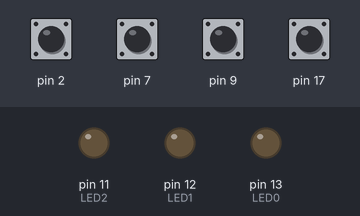
The sketch below on a simulated Arduino Uno, built with avr-gcc and run on an emulated ATmega328P. Shown: output pins drawn as LEDs (lit = HIGH). Inputs (shaded band) come from the test bench; at power-on: pin 2, pin 7, pin 9, pin 17 HIGH.

Above: at 1.2 s.
1.3 s: pin 2 pulled LOW for 0.15 s
At 2.4 s:
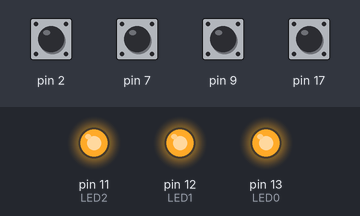
2.9 s: pin 7 pulled LOW for 0.15 s
At 3.7 s:
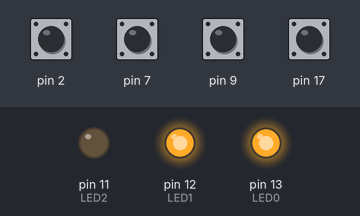
4.5 s: pin 9 pulled LOW for 0.15 s
At 4.9 s:
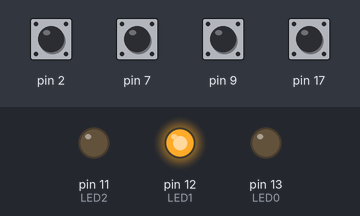
6.1 s: pin 7 pulled LOW for 1 s
At 7.3 s:
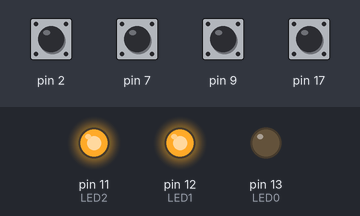
8.6 s: pin 17 pulled LOW for 0.15 s
At 9.3 s:
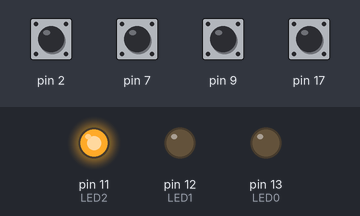
10.2 s: pin 9 pulled LOW for 1 s
At 10.5 s:
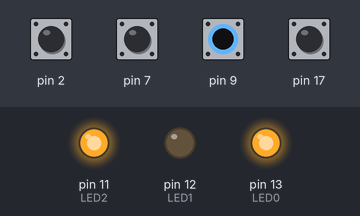
Timing chart, 0 to 13.2 s (numbered marks = the images above; inputs shaded):
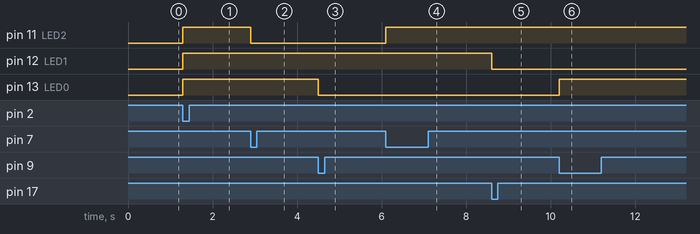

Measured:
- after the input at 1.3 s, pin 11 (LED2), pin 12 (LED1), pin 13 (LED0): LOW → HIGH at once
- after the input at 2.9 s, pin 11 (LED2): HIGH → LOW at once
- after the input at 4.5 s, pin 13 (LED0): HIGH → LOW at once
- after the input at 6.1 s, pin 11 (LED2): LOW → HIGH at once
- after the input at 8.6 s, pin 12 (LED1): HIGH → LOW at once
- after the input at 10.2 s, pin 13 (LED0): LOW → HIGH at once

The sketch:

sm_05_interrup_es.ino
```cpp
//https://www.tinkercad.com/things/88XBshpF5dV-sm-05-interrupcoes

volatile long long last_click = 0;

void setup()
{
    DDRB |= (1 << DDB3) | (1 << DDB4) | (1 << DDB5);

    DDRD &= ~(1 << DDD2);
    PORTD |= (1 << PD2);

    DDRB &= ~(1 << DDB1);
    PORTB |= (1 << PB1);
    DDRC &= ~(1 << DDC3);
    PORTC |= (1 << PC3);
    DDRD &= ~(1 << DDD7);
    PORTD |= (1 << PD7);

    EIMSK |= (1 << INT0);
    EICRA |= (1 << ISC01);

    PCICR |= (1 << PCIE0) | (1 << PCIE1) | (1 << PCIE2);

    PCMSK0 |= (1 << PCINT1);
    PCMSK1 |= (1 << PCINT11);
    PCMSK2 |= (1 << PCINT23);
}

void loop()
{
    delay(20);
}

ISR(INT0_vect)
{
    if (millis() - last_click > 100)
    {
        if (PORTB > 0b000111)
            PORTB &= 0b000111;
        else
            PORTB |= 0b111000;
    }
    last_click = millis();
}

ISR(PCINT0_vect)
{
    if (millis() - last_click > 100)
    {
        if (0 == (PINB & (1 << PB1)))
            PORTB ^= (1 << DDB5);
    }
    last_click = millis();
}

ISR(PCINT1_vect)
{
    if (millis() - last_click > 100)
    {
        if (0 == (PINC & (1 << PC3)))
            PORTB ^= (1 << DDB4);
    }
    last_click = millis();
}

ISR(PCINT2_vect)
{
    if (millis() - last_click > 100)
    {
        if (0 == (PIND & (1 << PD7)))
            PORTB ^= (1 << DDB3);
    }
    last_click = millis();
}
```

sm_06.ino
```cpp
//https://www.tinkercad.com/things/7PCCQ8S47ce-sm-06

#define F_CPU = 16000000UL

#include <avr/io.h>
#include <avr/interrupt.h>

// troca o estado lógico do bit x da variável Y
#define cpl_bit(y, bit) (y ^= (1 << bit))

#define LED0 PB5
#define LED1 PB4
#define LED2 PB3

// controla subida e descida dos valores de OCR2A
#define UP 0
#define DOWN 1
volatile bool direc = UP;

ISR(TIMER0_COMPA_vect)
{
    // altera estado do led
    cpl_bit(PORTB, LED0);

    // incrementa e decrementa OCR2A gradativamente
    if (direc == UP)
    {
        OCR2A++;
        if (OCR2A == 253) direc = 1;
    }
    else
    {
        OCR2A--;
        if (OCR2A == 0) direc = 0;
    }
}

ISR(TIMER1_COMPA_vect)
{
    cpl_bit(PORTB, LED1);
}

int main()
{
    // somente pino do LED como saída
    DDRB = 0b00111000;
    // apaga LED e habilita pull-ups nos pinos não utilizados
    PORTB = 0b11000111;

    // Timer 0
    // muda o estado de OC0A na igualdade de comparacao
    TCCR0A = (1 << COM0A0);
    // TC0 com prescaler de 1024
    TCCR0B = (1 << CS02) | (1 << CS00);
    // mais prox de 10ms
    OCR0A = 155;
    // habilita a interrupção do TC0 na igualdade de comparcao com OCR0A
    TIMSK0 = (1 << OCIE0A);

    // Timer 1
    // muda o estado de OC1A na igualdade de comparacao
    TCCR1A = (1 << COM1A0);
    // TC1 com prescaler de 1024
    TCCR1B = (1 << CS11) | (1 << CS10);
    // mais prox de 998ms
    OCR1A = 15593;
    // habilita a interrupção do TC1 na igualdade de comparacao com OCR1A
    TIMSK1 = (1 << OCIE1A);

    // Timer 2
    // modo PWM rapido
    TCCR2A |= (1 << WGM21) | (1 << WGM20);
    // TC2 com prescaler de 1024
    TCCR2B = (1 << CS22) | (1 << CS21) | (1 << CS20);
    // OCR2A varia na interrupcao do timer 1
    OCR2A = 0;
    // ativa saida PWM
    TCCR2A |= (1 << COM2A1);

    sei();

    while (1) delay(10);
}
```
